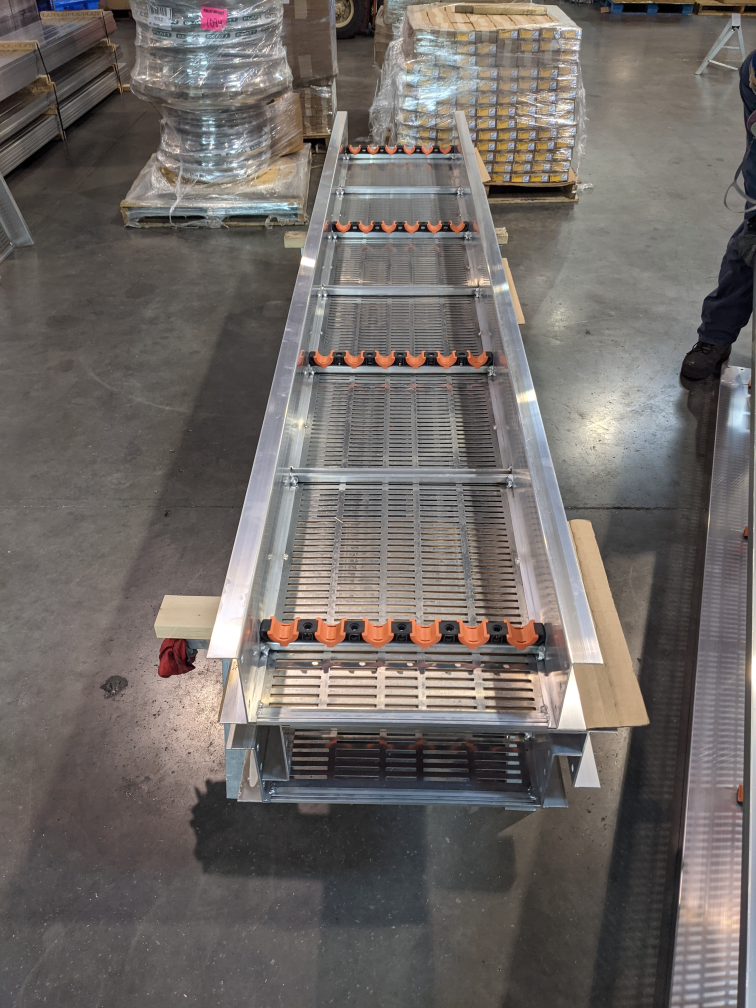
#> input picture 5.jpg, 3024 x 4032 px (shown at 1/4 size)
$ python edge_Detect.py
#> lines starting #> are read from the running program, lines starting #| are printed output that depends on the picture
#> further down, img is the input picture: shape (4032, 3024, 3); mean B, G, R 101.4, 104.8, 110.6
### cvutils.py
import cv2 as cv

def aspect_ratio(img):
    (height, width) = (img.shape[0], img.shape[1])
#> height = 4032; width = 3024
    return (height/width)

def resize(img, height, width, keep_aspect_ratio = False ):
    if keep_aspect_ratio == False:
        return cv.resize(img, (height, width))
    asr = aspect_ratio(img)
#> asr = 1.33
    if width == None:
        h =height
        w = int(h *asr)
    elif height == None:
        w = width
        h =int(w /asr)
#> h = 600
    return cv.resize(img, (h,w))

# [6 lines left out: function contours_in, not called in this run]

### edge_Detect.py
import numpy as np
import cv2 as cv
import cvutils
import matplotlib.pyplot as plt


img = cv.imread('5.jpg')
img = cvutils.resize(img,None, width=800, keep_aspect_ratio=True)

gray =cv.cvtColor(img, cv.COLOR_BGR2GRAY)
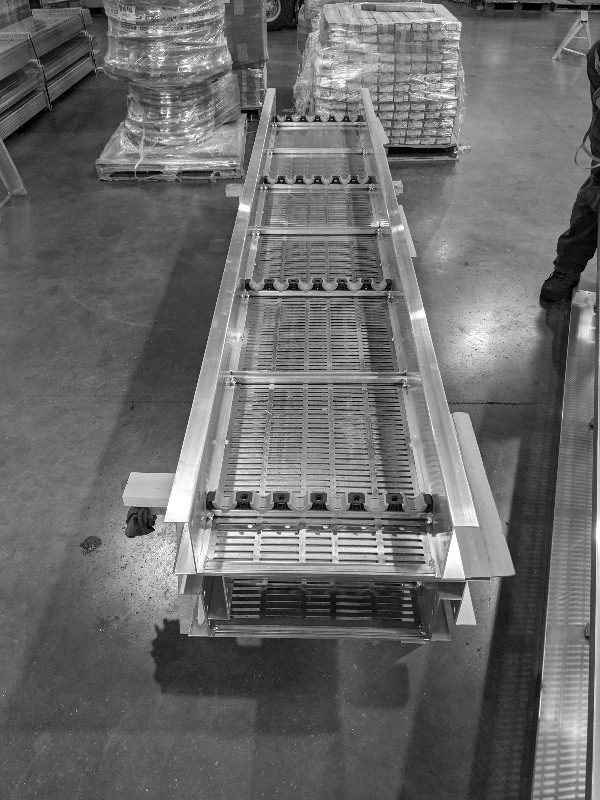
#> gray: shape (800, 600); min 0, max 255, mean 106

#  Laplacean edge detection algorithm
lap =cv.Laplacian(gray, cv.CV_64F )
lap = np.uint8(np.absolute(lap))
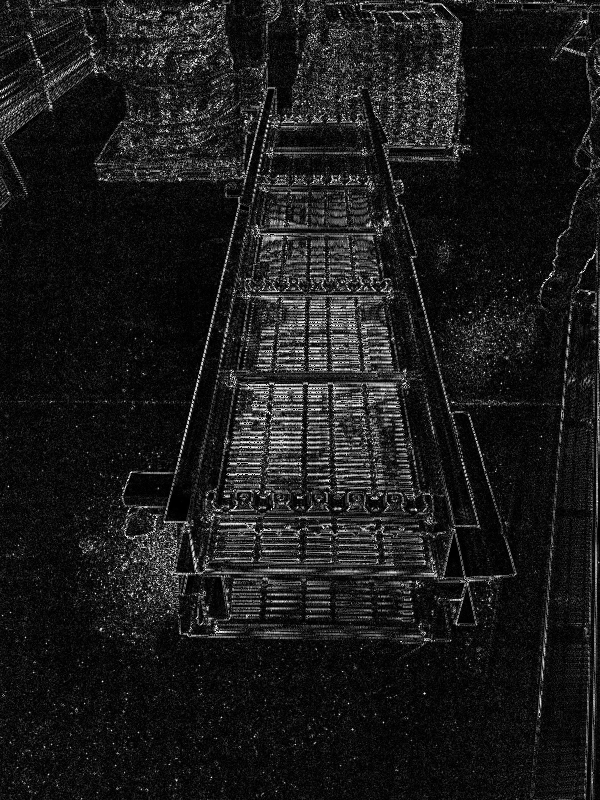
#> lap: shape (800, 600); min 0, max 255, mean 27.2
cv.imshow('Laplacian', lap)

# Sobel
sobelx = cv.Sobel(gray, cv.CV_64F, dx=1, dy=0)
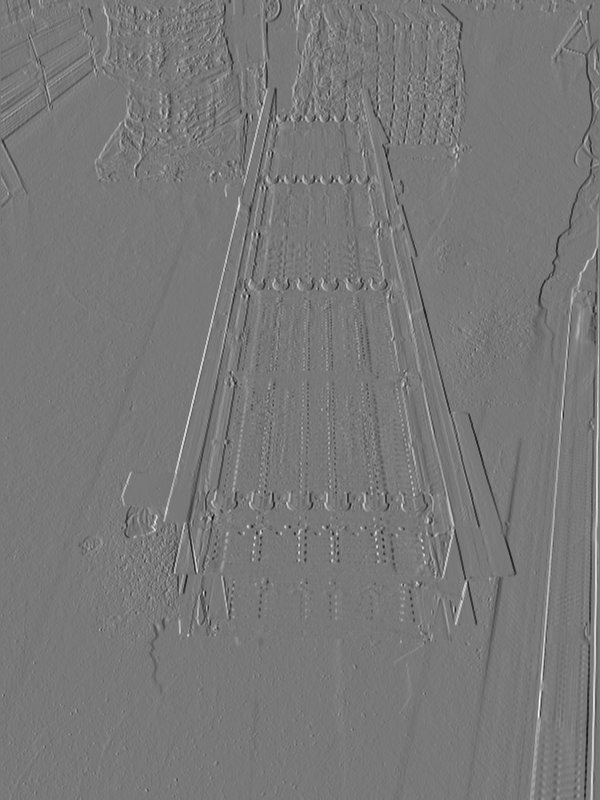
#> sobelx: shape (800, 600) float64; min -741, max 822, mean 0.5; drawn with min black and max white
sobely = cv.Sobel(gray, cv.CV_64F, dx=0, dy=1)
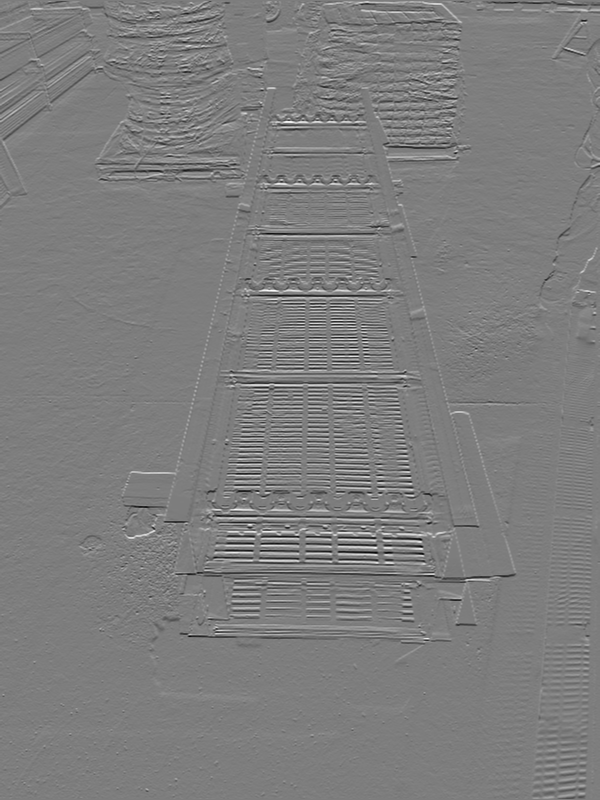
#> sobely: shape (800, 600) float64; min -795, max 815, mean -0.1; drawn with min black and max white
sobelxy = cv.Sobel(gray, cv.CV_64F, dx=1, dy=1)
sobelxy =cv.bitwise_not(sobelxy)
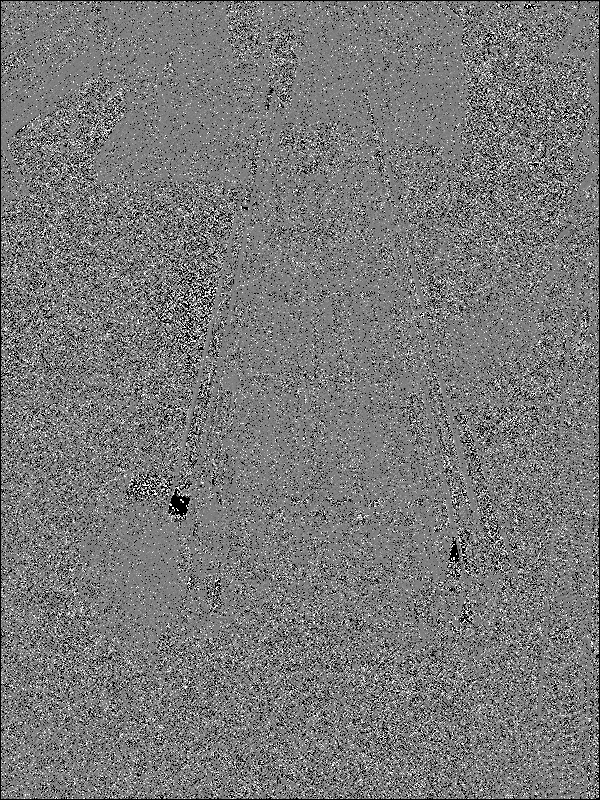
#> sobelxy: shape (800, 600) float64; 5.32% of the values are NaN or infinite; the others: min -4, max 4, mean -0.0018; drawn with min black, max white, NaN and infinite black
# cv.imshow('Sobel x', sobelx)
# cv.imshow('Sobel y', sobely)

canny = cv.Canny(gray, 100,175)
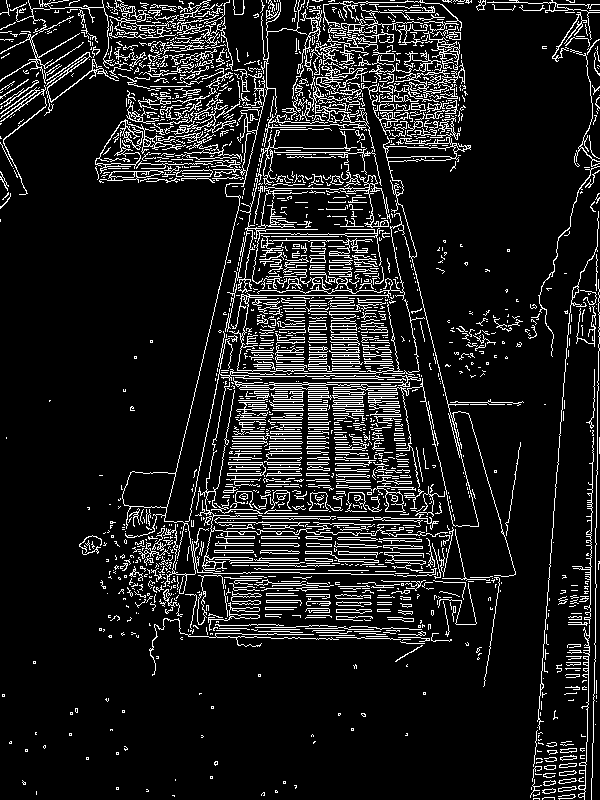
#> canny: shape (800, 600); 11.4% white in thin lines or dots
cv.imshow('COmbinedsobel', sobelxy)
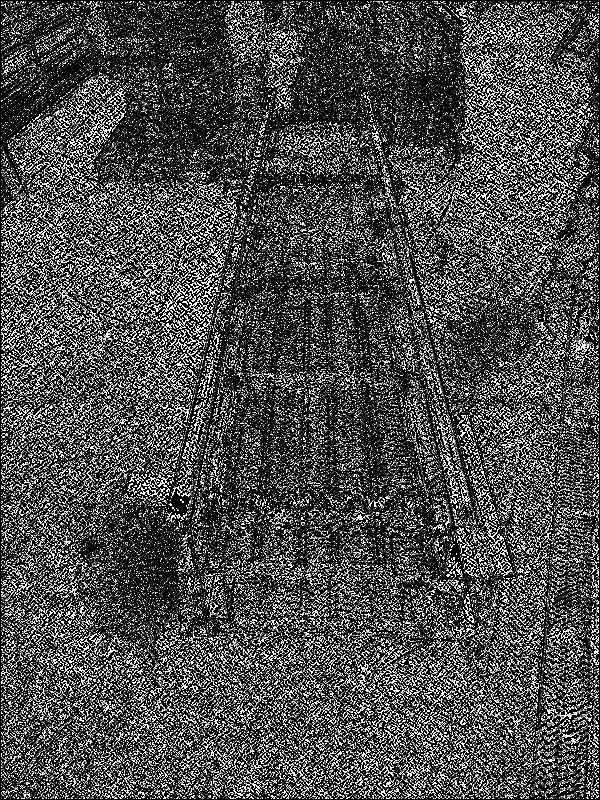
#> window 'COmbinedsobel': shape (800, 600); min 0, max 255, mean 75.8
cv.imshow('Canny', canny)
cv.waitKey(0)

$ run again, with 1.jpg copied over 5.jpg
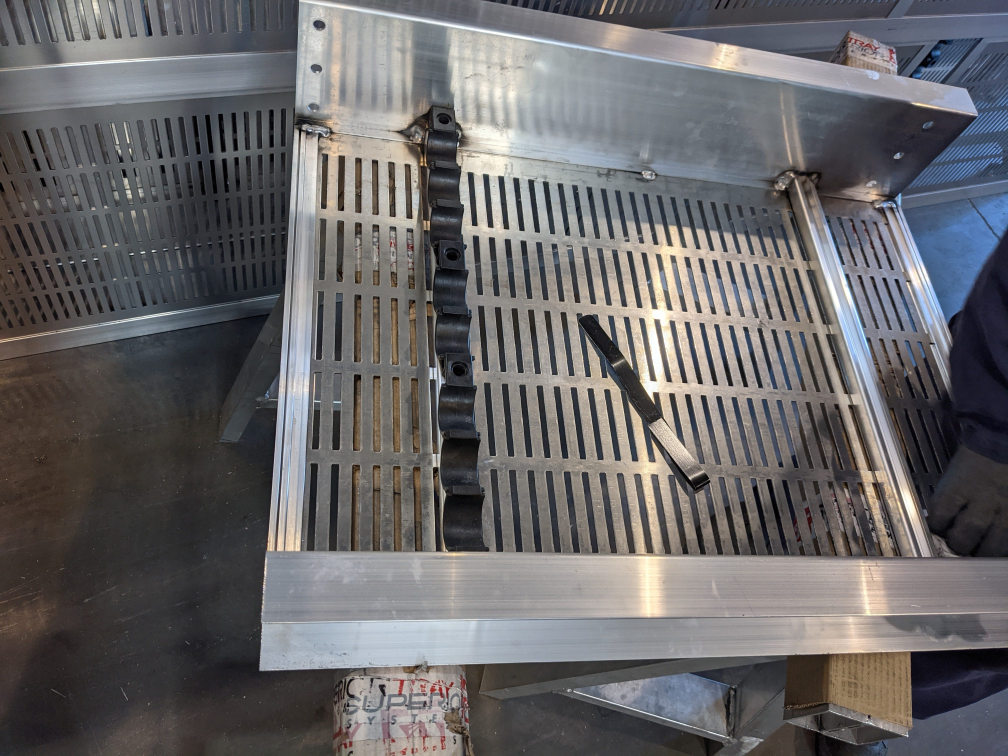
#> input picture 1.jpg, 4032 x 3024 px (shown at 1/4 size)
#> img is the input picture: shape (3024, 4032, 3); mean B, G, R 104.1, 102.6, 104.2
#> asr = 0.75
#> h = 1066
#> `canny = cv.Canny(gray, 100,175)`:
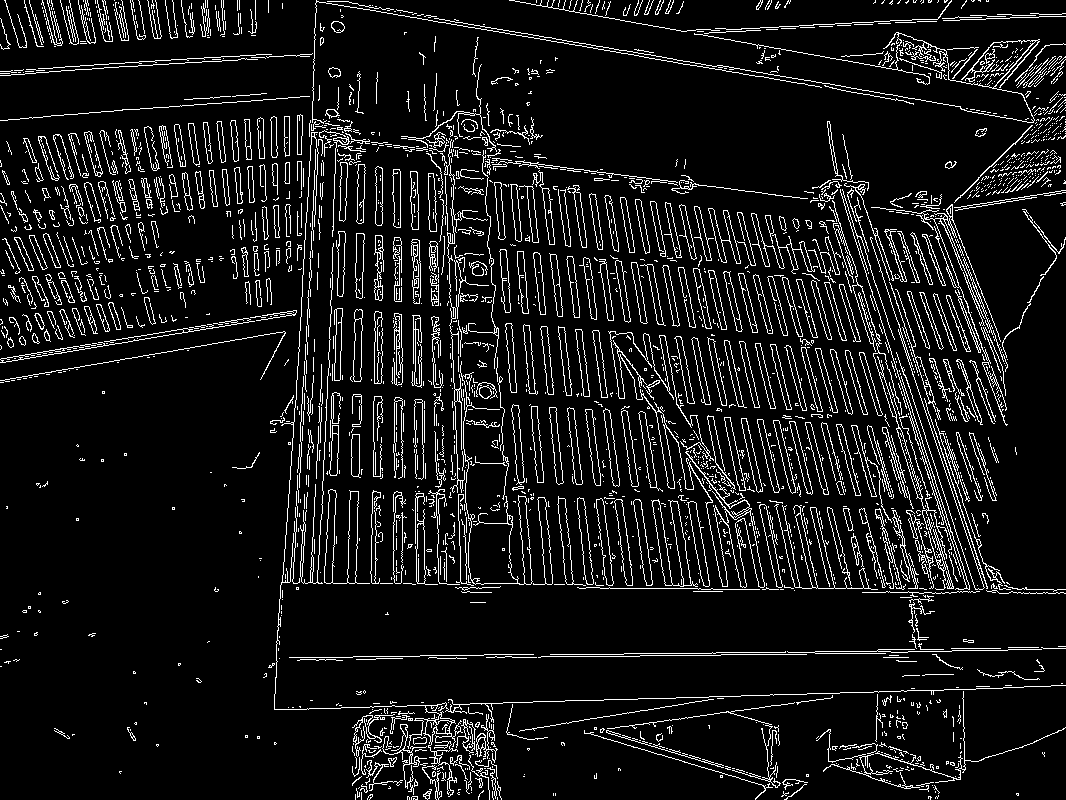
#> canny: shape (800, 1066); 8.9% white in thin lines or dots
#> `cv.imshow('COmbinedsobel', sobelxy)`:
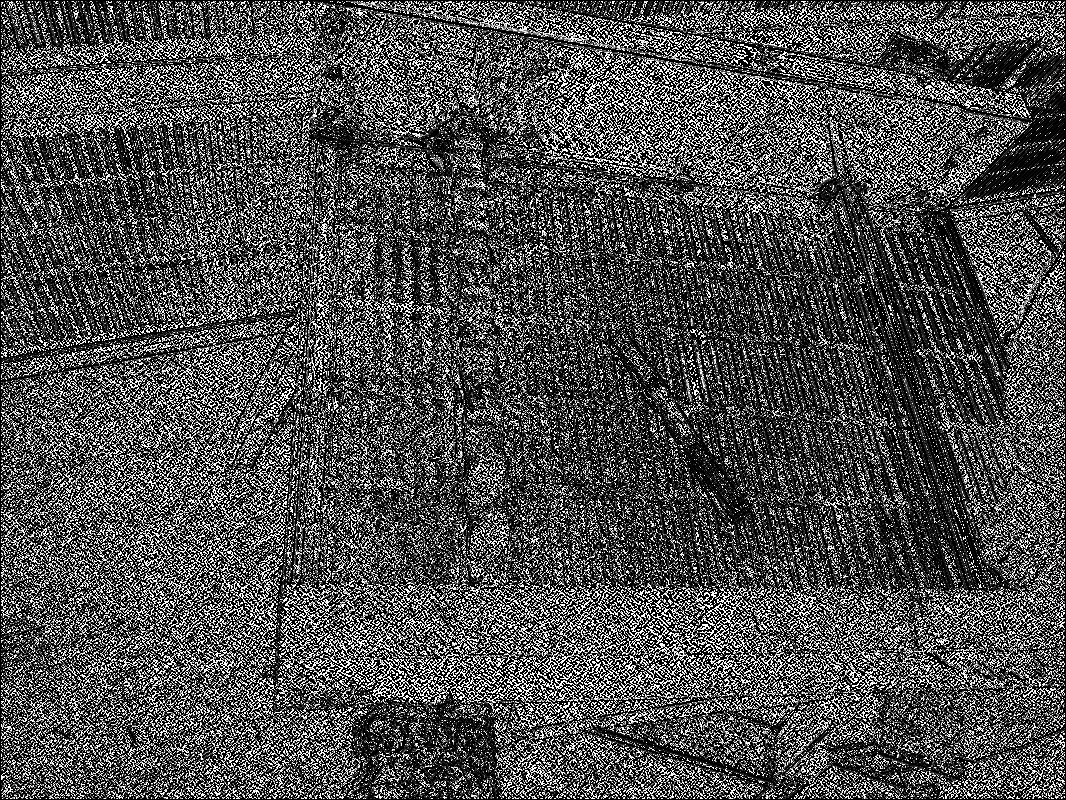
#> window 'COmbinedsobel': shape (800, 1066); min 0, max 255, mean 78.9

$ run again, with 2.jpg copied over 5.jpg
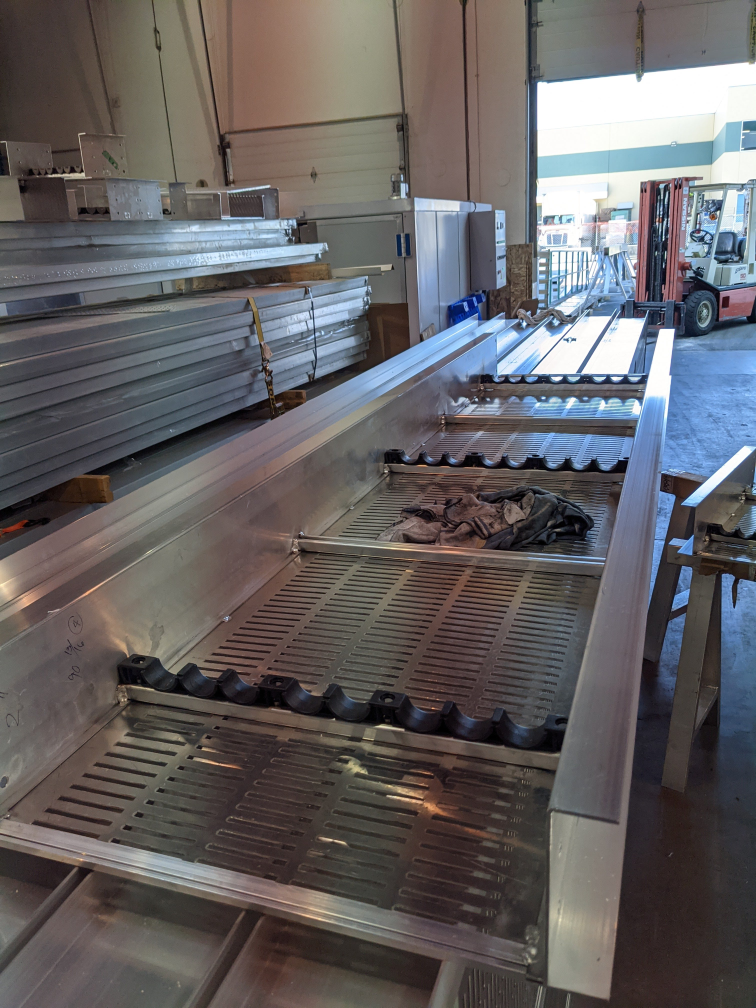
#> input picture 2.jpg, 3024 x 4032 px (shown at 1/4 size)
#> img is the input picture: shape (4032, 3024, 3); mean B, G, R 98.3, 97, 100.1
#> asr = 1.33
#> h = 600
#> `canny = cv.Canny(gray, 100,175)`:
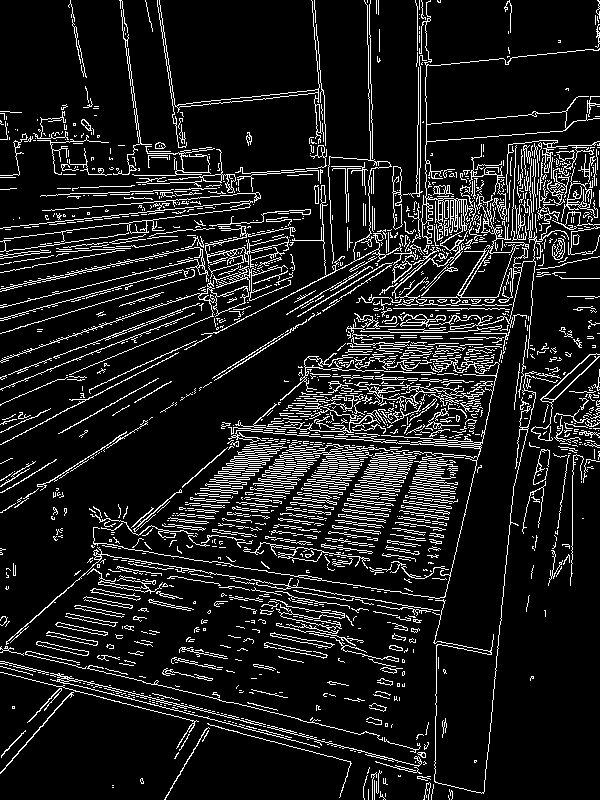
#> canny: shape (800, 600); 11.4% white in thin lines or dots
#> `cv.imshow('COmbinedsobel', sobelxy)`:
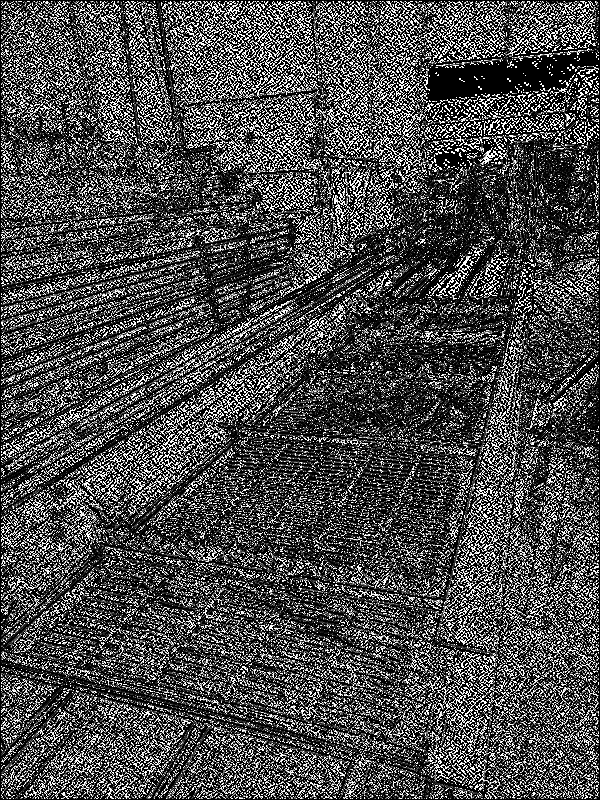
#> window 'COmbinedsobel': shape (800, 600); min 0, max 255, mean 75.6

$ run again, with 3.jpg copied over 5.jpg
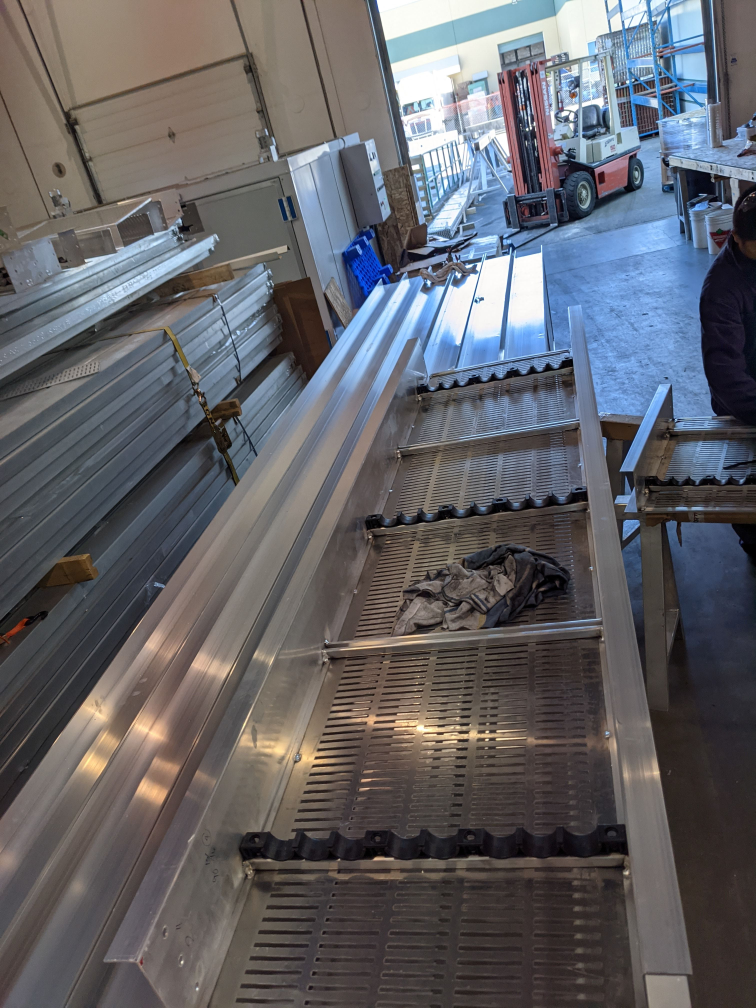
#> input picture 3.jpg, 3024 x 4032 px (shown at 1/4 size)
#> img is the input picture: shape (4032, 3024, 3); mean B, G, R 102.6, 97.9, 98.1
#> asr = 1.33
#> h = 600
#> canny: shape (800, 600); 12.1% white in thin lines or dots
#> `cv.imshow('COmbinedsobel', sobelxy)`:
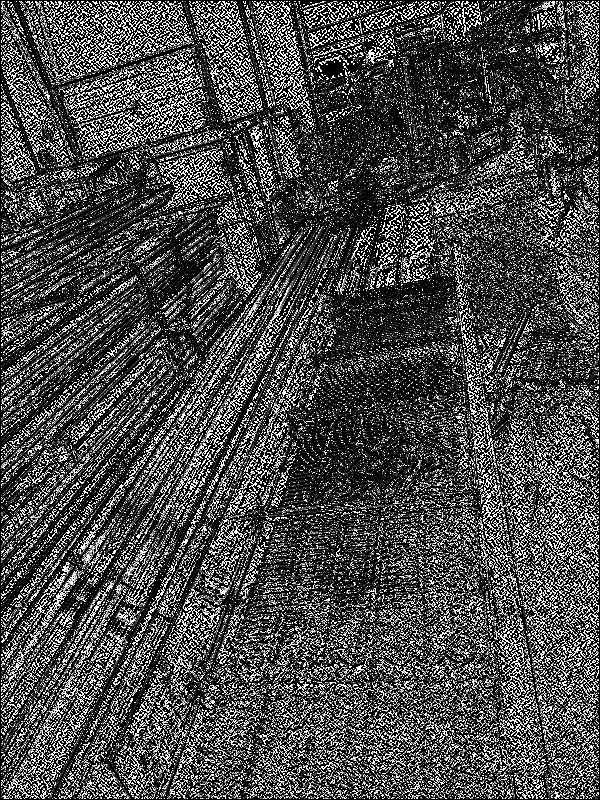
#> window 'COmbinedsobel': shape (800, 600); min 0, max 255, mean 73.8
